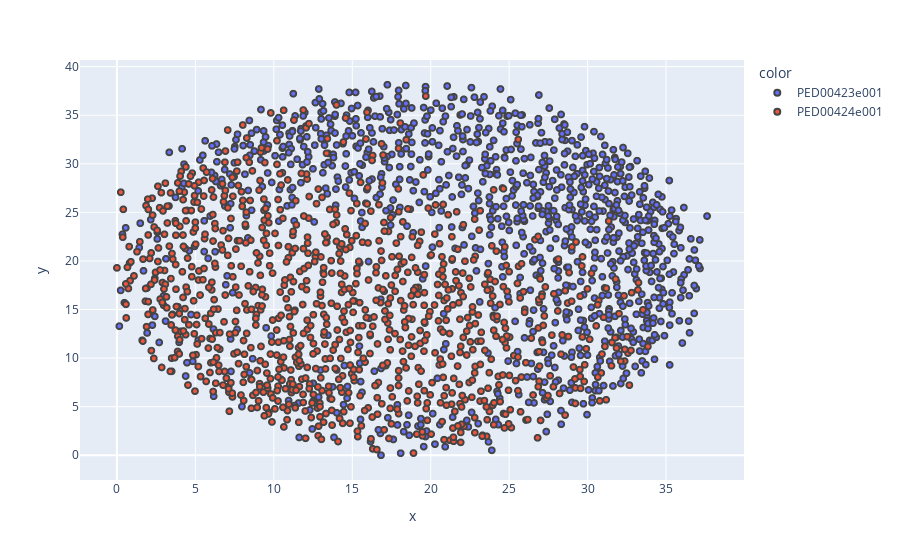

The notebook cell saved with this chart:
### Code cell
analysis.dimenfix_scatter_plot_2()

### Figure 1 — Plotly figure (JSON) as saved in the notebook; plotly's stock layout.template omitted (floating-point values rounded to 4 significant figures; data arrays with more than 128 entries replaced by an {"elided": "..."} marker saying what was removed)
{"data": [{"customdata": {"elided": "1000x1 int values"}, "hovertemplate": "color=PED00423e001<br>x=%{x}<br>y=%{y}<br>Row=%{customdata[0]}<extra></extra>", "legendgroup": "PED00423e001", "marker": {"color": "#636efa", "line": {"width": 2}, "size": 6, "symbol": "circle"}, "mode": "markers", "name": "PED00423e001", "showlegend": true, "type": "scattergl", "x": {"elided": "1000 float values"}, "xaxis": "x", "y": {"elided": "1000 float values"}, "yaxis": "y"}, {"customdata": {"elided": "1000x1 int values"}, "hovertemplate": "color=PED00424e001<br>x=%{x}<br>y=%{y}<br>Row=%{customdata[0]}<extra></extra>", "legendgroup": "PED00424e001", "marker": {"color": "#EF553B", "line": {"width": 2}, "size": 6, "symbol": "circle"}, "mode": "markers", "name": "PED00424e001", "showlegend": true, "type": "scattergl", "x": {"elided": "1000 float values"}, "xaxis": "x", "y": {"elided": "1000 float values"}, "yaxis": "y"}], "layout": {"legend": {"title": {"text": "color"}, "tracegroupgap": 0}, "margin": {"t": 60}, "xaxis": {"anchor": "y", "domain": [0, 1], "title": {"text": "x"}}, "yaxis": {"anchor": "x", "domain": [0, 1], "title": {"text": "y"}}}}
